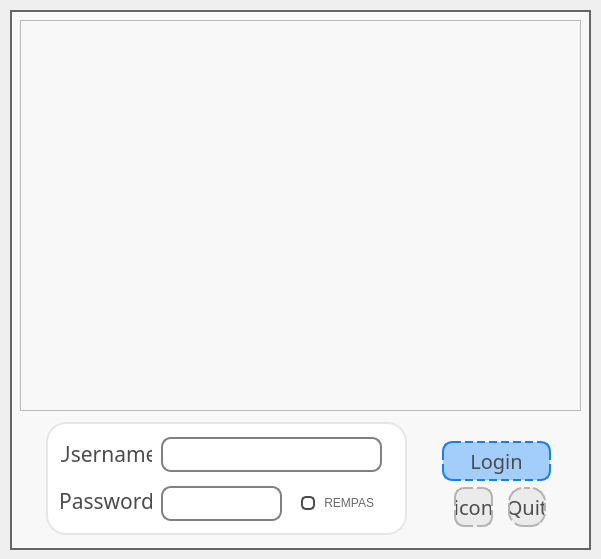
<?xml version="1.0" encoding="UTF-8"?>
<ui version="4.0">
 <class>Login</class>
 <widget class="QWidget" name="Login">
  <property name="geometry">
   <rect>
    <x>0</x>
    <y>0</y>
    <width>601</width>
    <height>559</height>
   </rect>
  </property>
  <property name="windowTitle">
   <string>Home</string>
  </property>
  <property name="styleSheet">
   <string notr="true"/>
  </property>
  <widget class="QFrame" name="titlepic">
   <property name="geometry">
    <rect>
     <x>20</x>
     <y>20</y>
     <width>561</width>
     <height>391</height>
    </rect>
   </property>
   <property name="autoFillBackground">
    <bool>false</bool>
   </property>
   <property name="styleSheet">
    <string notr="true"/>
   </property>
   <property name="frameShape">
    <enum>QFrame::StyledPanel</enum>
   </property>
   <property name="frameShadow">
    <enum>QFrame::Raised</enum>
   </property>
  </widget>
  <widget class="QFrame" name="frame_2">
   <property name="geometry">
    <rect>
     <x>10</x>
     <y>10</y>
     <width>581</width>
     <height>540</height>
    </rect>
   </property>
   <property name="styleSheet">
    <string notr="true">QFrame{
	background: rgb(248, 248, 248);
	border: 2px solid rgb(102, 102, 102);
}</string>
   </property>
   <property name="frameShape">
    <enum>QFrame::StyledPanel</enum>
   </property>
   <property name="frameShadow">
    <enum>QFrame::Raised</enum>
   </property>
   <widget class="QFrame" name="frame_3">
    <property name="geometry">
     <rect>
      <x>36</x>
      <y>412</y>
      <width>361</width>
      <height>113</height>
     </rect>
    </property>
    <property name="styleSheet">
     <string notr="true">QFrame{
	border: 2px solid rgb(230, 230, 230);
	border-radius:20px;
	background:white;
}</string>
    </property>
    <property name="frameShape">
     <enum>QFrame::StyledPanel</enum>
    </property>
    <property name="frameShadow">
     <enum>QFrame::Raised</enum>
    </property>
    <widget class="QCheckBox" name="checkBox">
     <property name="geometry">
      <rect>
       <x>255</x>
       <y>71</y>
       <width>81</width>
       <height>20</height>
      </rect>
     </property>
     <property name="styleSheet">
      <string notr="true">QCheckBox{
	border: 0px;
	color: rgb(106, 106, 106);
	font: 75 13pt &quot;Helvetica&quot; bold;
}

QCheckBox::indicator:unchecked {
    border: 2px solid rgb(76, 76, 76);;
	border-radius: 5px;
	background:white;
}
QCheckBox::indicator:unchecked:hover {
	background:rgba(15, 128, 255, 90);
}

QCheckBox::indicator:checked:hover {
	background:rgba(15, 128, 255, 90);
}

QCheckBox::indicator:checked {
	border: 2px solid rgb(76, 76, 76);;
	border-radius: 5px;
	background:rgba(15, 128, 255, 153);
}



QCheckBox::indicator:unchecked:pressed {
	background:white;
}

QCheckBox::indicator:checked:pressed {
	background:white;
}</string>
     </property>
     <property name="text">
      <string> REMPAS</string>
     </property>
     <property name="tristate">
      <bool>false</bool>
     </property>
    </widget>
    <widget class="QLineEdit" name="lineEdit_2">
     <property name="geometry">
      <rect>
       <x>115</x>
       <y>64</y>
       <width>121</width>
       <height>35</height>
      </rect>
     </property>
     <property name="styleSheet">
      <string notr="true">QLineEdit{
	border: 2px solid grey;
	border-radius:10px;
	font: 75 16pt &quot;Helvetica&quot; bold;
	lineedit-password-mask-delay: 1000;
}
</string>
     </property>
     <property name="maxLength">
      <number>100</number>
     </property>
     <property name="echoMode">
      <enum>QLineEdit::Password</enum>
     </property>
     <property name="cursorPosition">
      <number>0</number>
     </property>
     <property name="alignment">
      <set>Qt::AlignCenter</set>
     </property>
    </widget>
    <widget class="QLabel" name="label">
     <property name="geometry">
      <rect>
       <x>15</x>
       <y>21</y>
       <width>91</width>
       <height>21</height>
      </rect>
     </property>
     <property name="font">
      <font>
       <family>Helvetica 12</family>
       <pointsize>16</pointsize>
       <weight>9</weight>
       <italic>false</italic>
       <bold>false</bold>
      </font>
     </property>
     <property name="styleSheet">
      <string notr="true">QLabel{
	border: 0px;
	color: rgb(76, 76, 76);
	font: 75 16pt &quot;Helvetica&quot; bold;
}</string>
     </property>
     <property name="text">
      <string>Username</string>
     </property>
     <property name="alignment">
      <set>Qt::AlignCenter</set>
     </property>
    </widget>
    <widget class="QLineEdit" name="lineEdit">
     <property name="geometry">
      <rect>
       <x>115</x>
       <y>15</y>
       <width>221</width>
       <height>35</height>
      </rect>
     </property>
     <property name="styleSheet">
      <string notr="true">QLineEdit{
	border: 2px solid grey;
	border-radius:10px;
	font: 75 16pt &quot;Helvetica&quot; bold;
}
</string>
     </property>
     <property name="maxLength">
      <number>20</number>
     </property>
     <property name="frame">
      <bool>true</bool>
     </property>
     <property name="alignment">
      <set>Qt::AlignCenter</set>
     </property>
     <property name="clearButtonEnabled">
      <bool>false</bool>
     </property>
    </widget>
    <widget class="QLabel" name="label_2">
     <property name="geometry">
      <rect>
       <x>15</x>
       <y>68</y>
       <width>91</width>
       <height>21</height>
      </rect>
     </property>
     <property name="font">
      <font>
       <family>Helvetica 12</family>
       <pointsize>16</pointsize>
       <weight>9</weight>
       <italic>false</italic>
       <bold>false</bold>
      </font>
     </property>
     <property name="styleSheet">
      <string notr="true">QLabel{
	border: 0px;
	color: rgb(76, 76, 76);
	font: 75 16pt &quot;Helvetica&quot; bold;
}</string>
     </property>
     <property name="text">
      <string>Password</string>
     </property>
     <property name="alignment">
      <set>Qt::AlignCenter</set>
     </property>
    </widget>
   </widget>
   <widget class="QWidget" name="verticalLayoutWidget">
    <property name="geometry">
     <rect>
      <x>421</x>
      <y>420</y>
      <width>131</width>
      <height>111</height>
     </rect>
    </property>
    <layout class="QVBoxLayout" name="verticalLayout">
     <item>
      <widget class="QPushButton" name="pushButton_2">
       <property name="minimumSize">
        <size>
         <width>10</width>
         <height>40</height>
        </size>
       </property>
       <property name="font">
        <font>
         <family>Helvetica 12</family>
         <pointsize>15</pointsize>
         <weight>9</weight>
         <italic>false</italic>
         <bold>false</bold>
        </font>
       </property>
       <property name="styleSheet">
        <string notr="true">QPushButton{
	border: 2px dashed rgb(15, 128, 255);
	background:rgba(15, 128, 255, 93);
	border-radius:10px;
	color: rgb(76, 76, 76);
	font: 75 15pt &quot;Helvetica&quot; bold;
}

QPushButton:hover{
	border: 2px dashed rgb(15, 128, 255);
	background:rgba(15, 128, 255, 30);
	border-radius:10px;
	color: rgb(76, 76, 76);
	font: 75 15pt &quot;Helvetica&quot; bold;
}</string>
       </property>
       <property name="text">
        <string>Login</string>
       </property>
       <property name="iconSize">
        <size>
         <width>16</width>
         <height>16</height>
        </size>
       </property>
       <property name="default">
        <bool>true</bool>
       </property>
       <property name="flat">
        <bool>false</bool>
       </property>
      </widget>
     </item>
     <item>
      <layout class="QHBoxLayout" name="horizontalLayout" stretch="0,1">
       <property name="spacing">
        <number>15</number>
       </property>
       <property name="leftMargin">
        <number>12</number>
       </property>
       <property name="topMargin">
        <number>0</number>
       </property>
       <property name="rightMargin">
        <number>5</number>
       </property>
       <property name="bottomMargin">
        <number>5</number>
       </property>
       <item>
        <widget class="QPushButton" name="pushButton_3">
         <property name="minimumSize">
          <size>
           <width>0</width>
           <height>40</height>
          </size>
         </property>
         <property name="font">
          <font>
           <family>Helvetica 12</family>
           <pointsize>15</pointsize>
           <weight>9</weight>
           <italic>false</italic>
           <bold>false</bold>
          </font>
         </property>
         <property name="styleSheet">
          <string notr="true">QPushButton{
	border: 2px dashed rgb(179, 179, 179);
	border-radius:10px;
	background:rgba(204, 204, 204, 73);
	color: rgb(76, 76, 76);
	font: 75 15pt &quot;Helvetica&quot; bold ;
}</string>
         </property>
         <property name="text">
          <string>icon</string>
         </property>
         <property name="flat">
          <bool>false</bool>
         </property>
        </widget>
       </item>
       <item>
        <widget class="QPushButton" name="pushButton">
         <property name="minimumSize">
          <size>
           <width>0</width>
           <height>40</height>
          </size>
         </property>
         <property name="font">
          <font>
           <family>Helvetica 12</family>
           <pointsize>15</pointsize>
           <weight>9</weight>
           <italic>false</italic>
           <bold>false</bold>
          </font>
         </property>
         <property name="styleSheet">
          <string notr="true">QPushButton{
	border: 2px dashed rgb(179, 179, 179);
	border-radius:15px;
	background:rgba(204, 204, 204, 73);
	color: rgb(76, 76, 76);
	font: 75 15pt &quot;Helvetica&quot; bold ;
}

QPushButton:hover{
	border: 2px dashed rgb(179, 179, 179);
	border-radius:15px;
	background:rgba(204, 204, 204, 20);
	color: rgb(76, 76, 76);
	font: 75 15pt &quot;Helvetica&quot; bold ;
}</string>
         </property>
         <property name="text">
          <string>Quit</string>
         </property>
         <property name="flat">
          <bool>false</bool>
         </property>
        </widget>
       </item>
      </layout>
     </item>
    </layout>
   </widget>
   <widget class="QLabel" name="label_pass">
    <property name="geometry">
     <rect>
      <x>460</x>
      <y>400</y>
      <width>1</width>
      <height>1</height>
     </rect>
    </property>
    <property name="styleSheet">
     <string notr="true">QLabel{
	background: none;
	border: none;
}</string>
    </property>
    <property name="text">
     <string/>
    </property>
   </widget>
  </widget>
  <zorder>frame_2</zorder>
  <zorder>titlepic</zorder>
 </widget>
 <layoutdefault spacing="6" margin="11"/>
 <tabstops>
  <tabstop>lineEdit</tabstop>
  <tabstop>lineEdit_2</tabstop>
  <tabstop>pushButton_3</tabstop>
  <tabstop>pushButton</tabstop>
  <tabstop>pushButton_2</tabstop>
  <tabstop>checkBox</tabstop>
 </tabstops>
 <resources/>
 <connections/>
</ui>
